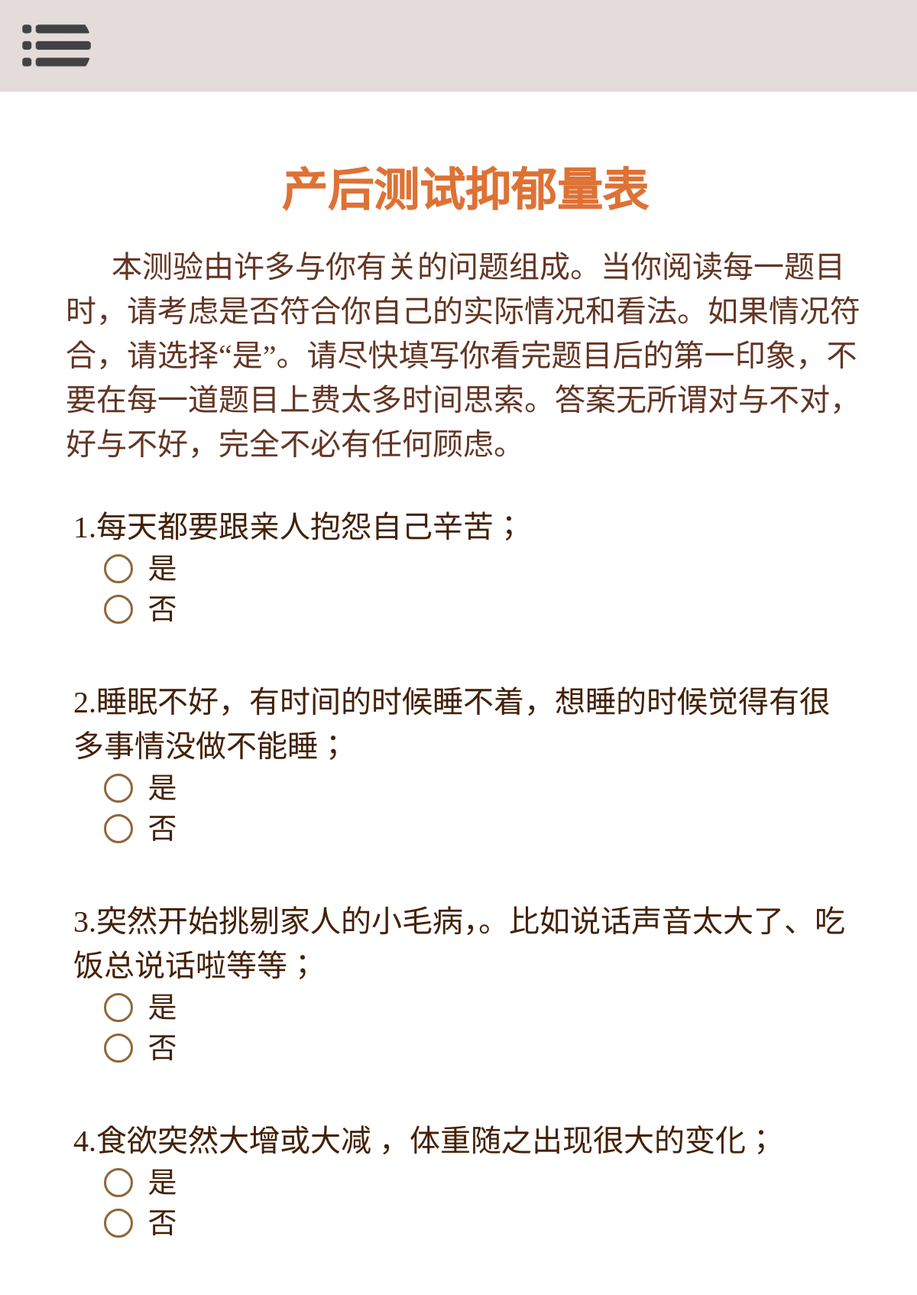
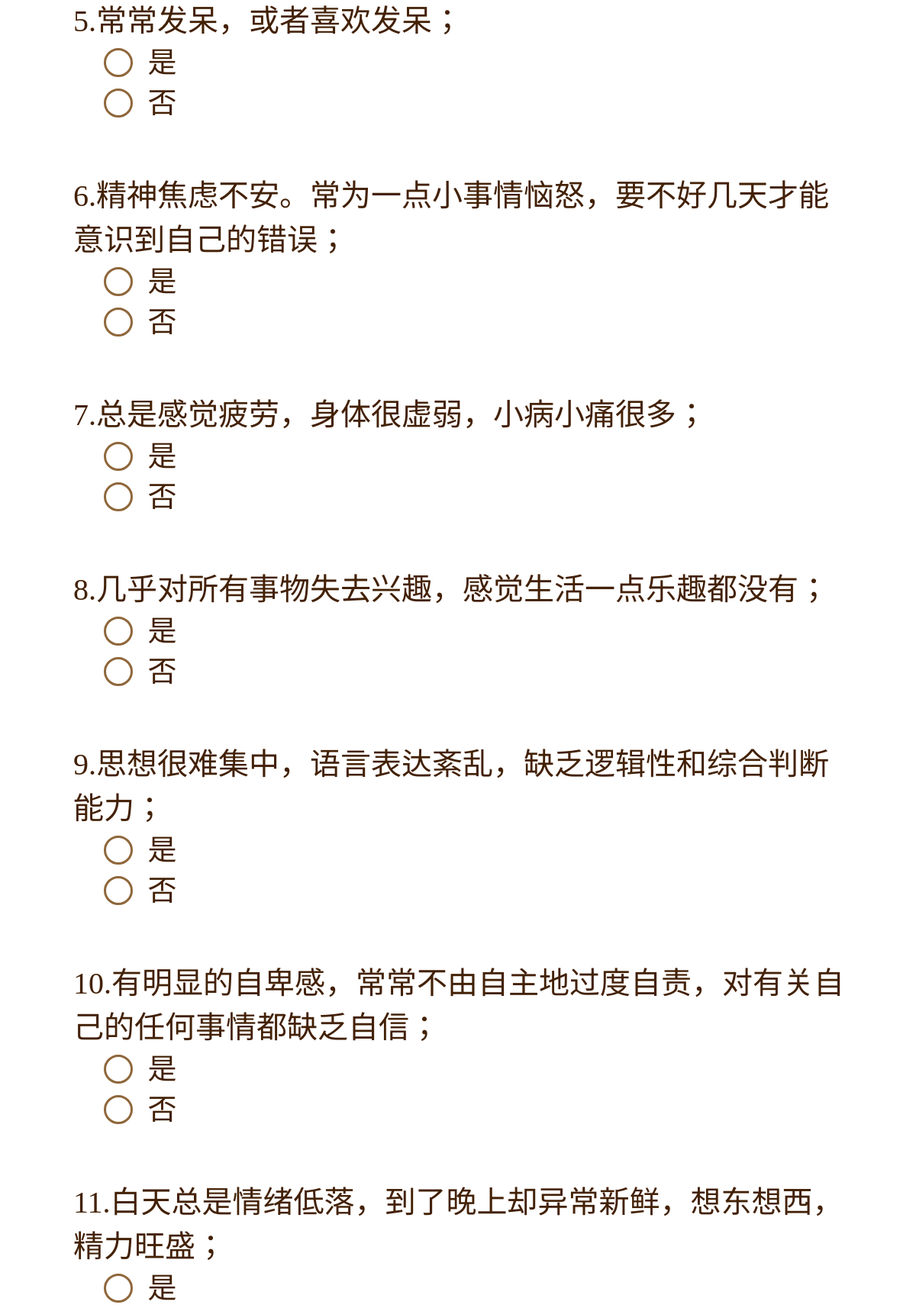
The app's page /depress/test?tid=1001 (signed in, upper part) with its own data (2 pictures, top to bottom).
### depress/models.py (models this page shows)
class Test(models.Model):
    tid = models.IntegerField(primary_key=True)
    name = models.CharField(max_length=50)
    intro = models.CharField(max_length=1000)
    num = models.IntegerField()  # 测试人数
    price = models.IntegerField(blank=True, null=True)
    rule = models.CharField(max_length=2000)
    lid = models.CharField(max_length=100, blank=True, null=True)

class Problem(models.Model):
    tid = models.IntegerField()
    pid = models.IntegerField(primary_key=True)
    nov = models.IntegerField()
    type = models.IntegerField(blank=True, default=0)  # 0表示单选题，1表示多选题
    description = models.TextField(max_length=200)
    choice = models.TextField(max_length=500)  # 选项，以;分割
    answer = models.TextField(max_length=100)  # 答案，以选项权重以;分割
    explanation = models.TextField(max_length=2000)  # 解说，以;分割

### depress/views.py (the view, shortened to what this page needs)
# urls.py: path('test', views.test, name='test'),
def test(request):
    tid = request.GET.get('tid', '')
    if tid == '':
        raise Http404()
    else:
        try:
            t = Test.objects.get(tid=int(tid))
            rule = []
            for r in t.rule.split(';'):
                r = r.split(':')
                rule.append({
                    'level': r[0],
                    'comment': r[1]
                })
            if request.method == 'GET':
                problems = []
                ps = Problem.objects.filter(tid=tid).order_by('nov')
                for p in ps:
                    choice = []
                    for i in range(len(p.choice.split(';'))):
                        choice.append(p.choice.split(';')[i])
                    problems.append({
                        'pid': p.pid,
                        'nov': p.nov,
                        'description': p.description,
                        'type': p.type,
                        'choice': choice
                    })
                t.name = t.name.replace('《', '').replace('》', '')
                context = {
                    'tid': tid,
                    'test': t,
                    'problems': problems,
                    'problem_num':len(problems),
                    'index': ['A', 'B', 'C', 'D', 'E', 'F', 'G', 'H', 'I', 'J', 'K']
                }
                return get_html(request, 'depress/test.html', context)
        except:
            print("Unexpected error:", sys.exc_info()[0])
            raise Http404()

### depress/views.py (called while the page is built)
def get_html(request, url='depress/home.html', context={}):
    name = request.session.get('name', '')
    email = request.session.get('email', '')
    if email == '' or url == '':
        form = LoginForm()
        return render(request, 'depress/home.html', {
            'form': form,
            'mode': 1
        })
    else:
        context['name'] = name
        context['email'] = email
        return render(request, url, context)

### depress/templates/depress/test.html (shortened to what this page needs)
{% extends 'depress/base.html' %}
{% load static %}
{% block link %}
    <link rel="stylesheet" media="screen and (min-device-width: 800px)" href="{% static 'css/pc/test.css' %}">
    <link rel="stylesheet" media="screen and (max-device-width: 800px)" href="{% static 'css/phone/test.css' %}">
{% endblock %}
{% block body %}
    <div class="test-part">
        <div class="test-title">{{ test.name }}</div>
        <div class="test-intro">{{ test.intro }}</div>
        <form action="/depress/test?tid={{ tid }}" id="submit" method="post" onsubmit="return verifyData()">
            {% for p in problems %}
                <div class="problem-part" id="{{ p.pid }}">
                    <div class="problem-description">
                        {{ p.nov }}.{{ p.description }}
                    </div>
                    {% for c in p.choice %}
                        <div class="problem-choice {{ forloop.counter0 }}">
                            <label>
                                <span class="choice-nov"></span>
                                <span>{{ c }}</span>
                            </label>
                        </div>
                    {% endfor %}
                </div>
            {% endfor %}
        </form>
    </div>
{% endblock %}

### depress/templates/depress/base.html (shortened to what this page needs)
{% load static %}
<!DOCTYPE html>
<html lang="en">
<head>
    <link rel="stylesheet" media="screen and (min-device-width: 800px)" href="{% static 'css/pc/base.css' %}">
    <link rel="stylesheet" media="screen and (max-device-width: 800px)" href="{% static 'css/phone/base.css' %}">
    {% block link %}
    {% endblock %}
</head>
<body ontouchstart="begin_touch(event)" ontouchmove="touch(event)" ontouchend="end_touch()">
    <div class="menu-part">
        <div class="logo" onclick="showLeft()"></div>
        <div class="left-menu hide-left">
            <label class="menu name" onmouseenter="showMyMenu()" onmouseleave="cancelMyMenu()">{{ name }}，欢迎你</label>
        </div>
    </div>
    <div onclick="hideLeft()" class="child-page">
    {% block body %}
    {% endblock %}
    </div>
</body>
</html>

### static/css/pc/base.css (style rules this page uses)
body { height: 100vh; background-image: url("../../image/bg.jfif"); background-size: cover; background-repeat: no-repeat; background-attachment: fixed; }
.menu-part { position: fixed; top: 0; left: 0; height: 60px; width: 100%; min-width: 800px; display: inline; background-color: rgba(225, 214, 214, 0.88); z-index: 5; }
.menu { font-size: 27px; color: #1a4a4a; top: 10px; padding: 10px; line-height: 60px; }
.name { float: right; padding: 0; margin-right:20px; }
.menu-part .logo { position: fixed; background-image: url("../../image/timg.jfif"); background-size: cover; width: 52px; height: 52px; border-radius: 50%; top: 4px; left: 10px; }

### static/css/phone/base.css (style rules this page uses)
body { height: 100vh; background-image: url("../../image/bg.jfif"); background-size: cover; background-repeat: no-repeat; background-attachment: fixed; width: 100%; width: 100vw; overflow-x: hidden; }
.child-page { transition: all ease 0.5s; }
.menu-part { position: fixed; top: 0; left: 0; height: 120px; display: inline; z-index: 5; }
.left-menu { position: fixed; box-sizing: border-box; left: 0; top: 0; width: 40%; height: 100vh; background-color: rgb(207, 199, 199); font-size: 45px; transition: all ease 0.5s; text-align: center; padding-top: 290px; }
.hide-left { transform: translateX(-100%); }
.menu-part label { display: block; font-size: 50px; padding: 20px; box-sizing: border-box; word-spacing: 10px; }
.name { position: absolute; width: 100%; word-break: break-all; top: 105px; left: 10px; font-size: 50px; }
.menu-part .logo { position: fixed; background-image: url("../../image/menu.png"); background-size: cover; width: 100px; height: 100px; top: 10px; left: 20px; z-index: 6; }

### static/css/pc/test.css (style rules this page uses)
body { background-image: url('http://dl.ppt123.net/pptbj/51/20181115/l4gyylcnf10.jpg'); background-size: 100% 100%; }
.test-part { width: 48%; min-width: 750px; margin: auto; left: 0; right: 0; margin-top: 200px; }
.test-title { text-align: center; font-size: 40px; color: #de7235; font-weight: bold; }
.test-intro { margin-top: 25px; font-size: 20px; color: #633523; text-indent: 30px; }
.problem-part { margin-top: 20px; padding: 5px; transition: ease 0.2s; color: #432106; }
.problem-description { font-size: 25px; }
.problem-choice { font-size: 22px; margin-top: 5px; margin-left: 20px; width: fit-content; transition: ease 0.3s; background-color: rgba(255, 255, 0, 0); }
.problem-choice label { display: block; }
.problem-choice span { margin-left: 5px; cursor: pointer; }
.problem-choice input[type='radio']+.choice-nov::before { content: "\a0"; display: inline-block; vertical-align: top; width: 13px; height: 13px; border-radius: 50%; border: 1px solid #8f673b; margin-top: 4px; padding: 5px; }

### static/css/phone/test.css (style rules this page uses)
body { background-image: url('http://dl.ppt123.net/pptbj/51/20181115/l4gyylcnf10.jpg'); background-size: 100% 100%; }
.test-part { width: 87%; margin: auto; margin-top: 200px; }
.test-title { text-align: center; font-size: 60px; color: #de7235; font-weight: bold; }
.test-intro { margin-top: 30px; font-size: 40px; color: #633523; text-indent: 60px; }
.problem-part { margin-top: 40px; padding: 10px; transition: ease 0.2s; color: #432106; }
.problem-description { font-size: 40px; }
.problem-choice { font-size: 38px; margin-top: 5px; margin-bottom: 5px; margin-left: 30px; width: fit-content; transition: ease 0.3s; background-color: rgba(255, 255, 0, 0); }
.problem-choice label { display: block; }
.problem-choice span { margin-left: 10px; line-height: 48px; cursor: pointer; }
.problem-choice input[type='radio']+.choice-nov::before { content: "\a0"; display: inline-block; vertical-align: top; width: 38px; height: 38px; margin-top: 5px; border-radius: 50%; border: 3px solid #8f673b; padding: 5px; box-sizing: border-box; }

### records on screen
Test: name "产后测试抑郁量表", intro "本测验由许多与你有关的问题组成。当你阅读每一题目时，请考虑是否符合你自己的实际情况和看法。如果情况符合，请选择“是”。请尽快填写你看完题目后的第一印象，不要在每一道题目上费太多时间思索。答案无所谓对与不对，好与不好，完全不必有任何顾虑。"
Problem: description "每天都要跟亲人抱怨自己辛苦；"
Problem: description "睡眠不好，有时间的时候睡不着，想睡的时候觉得有很多事情没做不能睡；"
Problem: description "突然开始挑剔家人的小毛病，。比如说话声音太大了、吃饭总说话啦等等；"
Problem: description "食欲突然大增或大减 ，体重随之出现很大的变化；"
Problem: description "常常发呆，或者喜欢发呆；"
Problem: description "精神焦虑不安。常为一点小事情恼怒，要不好几天才能意识到自己的错误；"
Problem: description "总是感觉疲劳，身体很虚弱，小病小痛很多；"
Problem: description "几乎对所有事物失去兴趣，感觉生活一点乐趣都没有；"
Problem: description "思想很难集中，语言表达紊乱，缺乏逻辑性和综合判断能力；"
Problem: description "有明显的自卑感，常常不由自主地过度自责，对有关自己的任何事情都缺乏自信；"
Problem: description "白天总是情绪低落，到了晚上却异常新鲜，想东想西，精力旺盛；"

### other values on screen
{{ p.nov }} "1" "2" "3" "4" "5" "6" "7" "8" "9" "10" "11"
{{ c }} "是" "否" "是" "否" "是" "否" "是" "否" "是" "否" "是" "否" "是" "否" "是" "否" "是" "否" "是" "否" "是"
